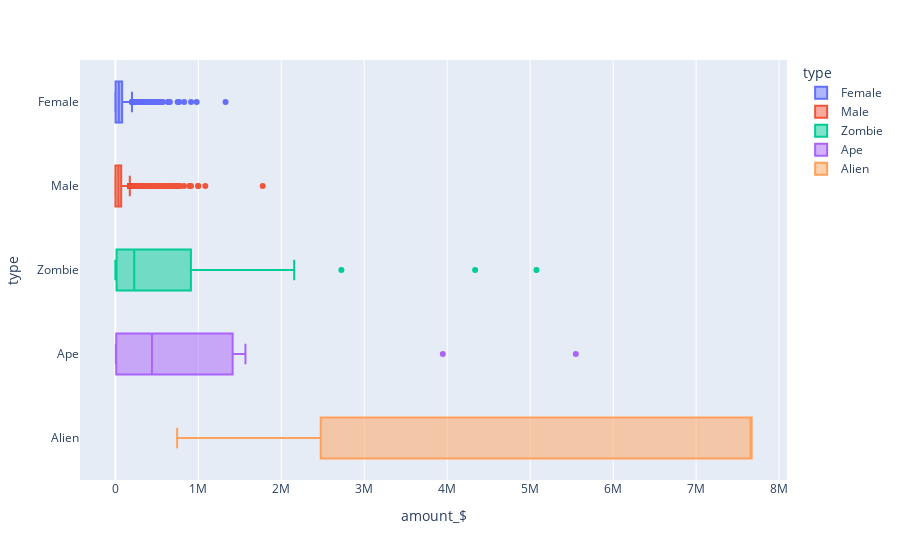

The notebook cell saved with this chart:
### Code cell
fig = px.box(sales [sales['date'] >= '2019-01-01'], x='amount_$', y='type', color='type', notched=False, width=900 )
fig.show()

### Figure 1 — Plotly figure (JSON) as saved in the notebook; plotly's stock layout.template omitted (floating-point values rounded to 4 significant figures; data arrays with more than 128 entries replaced by an {"elided": "..."} marker saying what was removed)
{"data": [{"alignmentgroup": "True", "hovertemplate": "type=%{y}<br>amount_$=%{x}<extra></extra>", "legendgroup": "Female", "marker": {"color": "#636efa"}, "name": "Female", "notched": false, "offsetgroup": "Female", "orientation": "h", "showlegend": true, "type": "box", "x": {"elided": "4492 float values"}, "x0": " ", "xaxis": "x", "y": {"elided": "4492 str values"}, "y0": " ", "yaxis": "y"}, {"alignmentgroup": "True", "hovertemplate": "type=%{y}<br>amount_$=%{x}<extra></extra>", "legendgroup": "Male", "marker": {"color": "#EF553B"}, "name": "Male", "notched": false, "offsetgroup": "Male", "orientation": "h", "showlegend": true, "type": "box", "x": {"elided": "9212 float values"}, "x0": " ", "xaxis": "x", "y": {"elided": "9212 str values"}, "y0": " ", "yaxis": "y"}, {"alignmentgroup": "True", "hovertemplate": "type=%{y}<br>amount_$=%{x}<extra></extra>", "legendgroup": "Zombie", "marker": {"color": "#00cc96"}, "name": "Zombie", "notched": false, "offsetgroup": "Zombie", "orientation": "h", "showlegend": true, "type": "box", "x": [2054330, 1071430, 61800.0, 56580.0, 22890.0, 793658, 16100.0, 231894, 5075930, 2724620, 845527, 433810, 325315, 12310.0, 1352030, 19090.0, 12680.0, 9522.0, 461.8, 1775350, 231894, 2168.0, 984.2, 64670.0, 19430.0, 1274.0, 174644, 1044780, 1476030, 1875.0, 1031320, 222975, 1071430, 258095, 2459.0, 4336410, 859167, 34.1, 34.1, 1039770, 323480, 21890.0, 11630.0, 542966, 52770.0, 962343, 231894, 682382, 565778, 2155780, 97410.0, 75440.0, 62630.0, 1801.0, 12040.0, 539670, 17480.0, 12370.0, 1210440, 347059], "x0": " ", "xaxis": "x", "y": ["Zombie", "Zombie", "Zombie", "Zombie", "Zombie", "Zombie", "Zombie", "Zombie", "Zombie", "Zombie", "Zombie", "Zombie", "Zombie", "Zombie", "Zombie", "Zombie", "Zombie", "Zombie", "Zombie", "Zombie", "Zombie", "Zombie", "Zombie", "Zombie", "Zombie", "Zombie", "Zombie", "Zombie", "Zombie", "Zombie", "Zombie", "Zombie", "Zombie", "Zombie", "Zombie", "Zombie", "Zombie", "Zombie", "Zombie", "Zombie", "Zombie", "Zombie", "Zombie", "Zombie", "Zombie", "Zombie", "Zombie", "Zombie", "Zombie", "Zombie", "Zombie", "Zombie", "Zombie", "Zombie", "Zombie", "Zombie", "Zombie", "Zombie", "Zombie", "Zombie"], "y0": " ", "yaxis": "y"}, {"alignmentgroup": "True", "hovertemplate": "type=%{y}<br>amount_$=%{x}<extra></extra>", "legendgroup": "Ape", "marker": {"color": "#ab63fa"}, "name": "Ape", "notched": false, "offsetgroup": "Ape", "orientation": "h", "showlegend": true, "type": "box", "x": [1568130, 168996, 3947140, 1119460, 712797, 15391, 5920.0, 71194, 1259340, 5920.0, 5550660, 6319.0], "x0": " ", "xaxis": "x", "y": ["Ape", "Ape", "Ape", "Ape", "Ape", "Ape", "Ape", "Ape", "Ape", "Ape", "Ape", "Ape"], "y0": " ", "yaxis": "y"}, {"alignmentgroup": "True", "hovertemplate": "type=%{y}<br>amount_$=%{x}<extra></extra>", "legendgroup": "Alien", "marker": {"color": "#FFA15A"}, "name": "Alien", "notched": false, "offsetgroup": "Alien", "orientation": "h", "showlegend": true, "type": "box", "x": [7670020, 744749, 7670020], "x0": " ", "xaxis": "x", "y": ["Alien", "Alien", "Alien"], "y0": " ", "yaxis": "y"}], "layout": {"boxmode": "overlay", "legend": {"title": {"text": "type"}, "tracegroupgap": 0}, "margin": {"t": 60}, "width": 900, "xaxis": {"anchor": "y", "domain": [0, 1], "title": {"text": "amount_$"}}, "yaxis": {"anchor": "x", "categoryarray": ["Alien", "Ape", "Zombie", "Male", "Female"], "categoryorder": "array", "domain": [0, 1], "title": {"text": "type"}}}}
